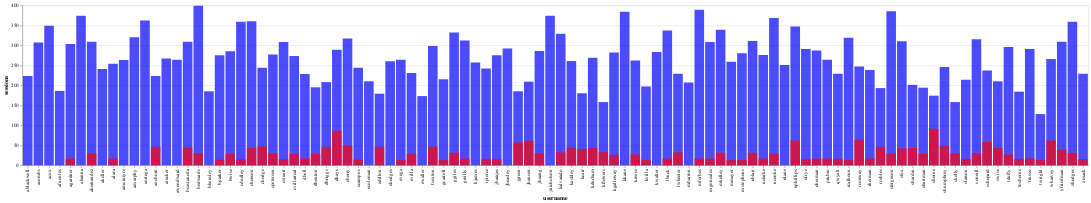

Notebook code for this chart:
### Code cell
# Base chart for 2023 data
chart_22 = (
    alt.Chart(user_stats22)
    .mark_bar(opacity=0.7)
    .encode(
        x="username:N",
        y=alt.Y("sessions:Q", stack=None),
        color=alt.value("blue"),  # Fixed color for 2023 data
        tooltip=["username", "sessions", "time_spent", "avg_time_spent", "count"],
    )
)

# Base chart for 2024 data
chart_23 = (
    alt.Chart(user_stats23)
    .mark_bar(opacity=0.7)
    .encode(
        x="username:N",
        y=alt.Y("sessions:Q", stack=None),
        color=alt.value("red"),  # Fixed color for 2024 data
        tooltip=["username", "sessions", "time_spent", "avg_time_spent", "count"],
    )
)

layered_chart = chart_22 + chart_23
layered_chart

### Figure 1 — Vega-Lite specification as saved in the notebook (floating-point values rounded to 4 significant figures)
{"config": {"view": {"continuousWidth": 400, "continuousHeight": 300}}, "layer": [{"data": {"name": "data-2622aab969b4405d5ecf0fb882268308"}, "mark": {"type": "bar", "opacity": 0.7}, "encoding": {"color": {"value": "blue"}, "tooltip": [{"field": "username", "type": "nominal"}, {"field": "sessions", "type": "quantitative"}, {"field": "time_spent", "type": "quantitative"}, {"field": "avg_time_spent", "type": "quantitative"}, {"field": "count", "type": "quantitative"}], "x": {"field": "username", "type": "nominal"}, "y": {"field": "sessions", "stack": null, "type": "quantitative"}}}, {"data": {"name": "data-0ddaa565dd45b694b92f7d73f796246a"}, "mark": {"type": "bar", "opacity": 0.7}, "encoding": {"color": {"value": "red"}, "tooltip": [{"field": "username", "type": "nominal"}, {"field": "sessions", "type": "quantitative"}, {"field": "time_spent", "type": "quantitative"}, {"field": "avg_time_spent", "type": "quantitative"}, {"field": "count", "type": "quantitative"}], "x": {"field": "username", "type": "nominal"}, "y": {"field": "sessions", "stack": null, "type": "quantitative"}}}], "$schema": "https://vega.github.io/schema/vega-lite/v4.17.0.json", "datasets": {"data-2622aab969b4405d5ecf0fb882268308": [{"username": "ablackwell", "sessions": 223, "time_spent": 286.0, "avg_time_spent": 1.417, "count": 16}, {"username": "acombs", "sessions": 307, "time_spent": 416.0, "avg_time_spent": 1.437, "count": 21}, {"username": "acox", "sessions": 349, "time_spent": 556.0, "avg_time_spent": 1.712, "count": 24}, {"username": "afuentes", "sessions": 186, "time_spent": 280.0, "avg_time_spent": 1.551, "count": 12}, {"username": "agardner", "sessions": 303, "time_spent": 558.0, "avg_time_spent": 2.491, "count": 23}, {"username": "ahanna", "sessions": 374, "time_spent": 643.0, "avg_time_spent": 2.261, "count": 27}, {"username": "ahernandez", "sessions": 309, "time_spent": 351.0, "avg_time_spent": 1.218, "count": 21}, {"username": "akeller", "sessions": 241, "time_spent": 406.0, "avg_time_spent": 1.708, "count": 16}, {"username": "alara", "sessions": 254, "time_spent": 360.0, "avg_time_spent": 1.437, "count": 17}, {"username": "amcintyre", "sessions": 263, "time_spent": 401.0, "avg_time_spent": 1.772, "count": 18}, {"username": "amurphy", "sessions": 320, "time_spent": 362.0, "avg_time_spent": 1.129, "count": 21}, {"username": "aortega", "sessions": 362, "time_spent": 593.0, "avg_time_spent": 1.877, "count": 24}, {"username": "aosborn", "sessions": 223, "time_spent": 255.0, "avg_time_spent": 1.324, "count": 16}, {"username": "atucker", "sessions": 267, "time_spent": 481.3, "avg_time_spent": 2.039, "count": 20}, {"username": "awoodward", "sessions": 264, "time_spent": 403.0, "avg_time_spent": 1.642, "count": 18}, {"username": "bcastaneda", "sessions": 309, "time_spent": 407.0, "avg_time_spent": 1.453, "count": 21}, {"username": "bedwards", "sessions": 399, "time_spent": 560.0, "avg_time_spent": 1.425, "count": 25}, {"username": "bhensley", "sessions": 185, "time_spent": 205.0, "avg_time_spent": 1.241, "count": 12}, {"username": "bparker", "sessions": 275, "time_spent": 403.3, "avg_time_spent": 1.493, "count": 20}, {"username": "bwise", "sessions": 285, "time_spent": 552.0, "avg_time_spent": 1.941, "count": 19}, {"username": "cdudley", "sessions": 359, "time_spent": 452.0, "avg_time_spent": 1.333, "count": 23}, {"username": "chenson", "sessions": 360, "time_spent": 449.0, "avg_time_spent": 1.281, "count": 24}, {"username": "chodge", "sessions": 244, "time_spent": 361.7, "avg_time_spent": 1.494, "count": 16}, {"username": "cpetersen", "sessions": 277, "time_spent": 440.0, "avg_time_spent": 1.597, "count": 18}, {"username": "cstuart", "sessions": 308, "time_spent": 505.0, "avg_time_spent": 1.647, "count": 20}, {"username": "cvillarreal", "sessions": 273, "time_spent": 424.7, "avg_time_spent": 1.556, "count": 19}, {"username": "dbell", "sessions": 228, "time_spent": 318.0, "avg_time_spent": 1.414, "count": 14}, {"username": "dbenton", "sessions": 195, "time_spent": 293.0, "avg_time_spent": 1.523, "count": 14}, {"username": "dbriggs", "sessions": 208, "time_spent": 354.0, "avg_time_spent": 1.81, "count": 15}, {"username": "dhays", "sessions": 289, "time_spent": 461.0, "avg_time_spent": 2.095, "count": 22}, {"username": "eberry", "sessions": 317, "time_spent": 467.0, "avg_time_spent": 1.542, "count": 22}, {"username": "ecampos", "sessions": 244, "time_spent": 487.3, "avg_time_spent": 2.672, "count": 20}, {"username": "ecoleman", "sessions": 210, "time_spent": 335.3, "avg_time_spent": 1.719, "count": 15}, {"username": "edillon", "sessions": 179, "time_spent": 284.0, "avg_time_spent": 2.208, "count": 15}, {"username": "ehodges", "sessions": 260, "time_spent": 338.0, "avg_time_spent": 1.321, "count": 16}, {"username": "evega", "sessions": 264, "time_spent": 476.0, "avg_time_spent": 2.098, "count": 19}, {"username": "evilla", "sessions": 231, "time_spent": 261.0, "avg_time_spent": 1.126, "count": 15}, {"username": "ewaller", "sessions": 173, "time_spent": 311.3, "avg_time_spent": 2.295, "count": 13}, {"username": "fsexton", "sessions": 298, "time_spent": 429.0, "avg_time_spent": 1.81, "count": 22}, {"username": "gcarroll", "sessions": 215, "time_spent": 390.0, "avg_time_spent": 2.032, "count": 16}, {"username": "ggiles", "sessions": 332, "time_spent": 576.3, "avg_time_spent": 2.014, "count": 24}, {"username": "greilly", "sessions": 312, "time_spent": 419.3, "avg_time_spent": 1.418, "count": 21}, {"username": "hjames", "sessions": 257, "time_spent": 366.0, "avg_time_spent": 1.403, "count": 18}, {"username": "ipierce", "sessions": 242, "time_spent": 469.0, "avg_time_spent": 2.758, "count": 20}, {"username": "jbarajas", "sessions": 275, "time_spent": 429.0, "avg_time_spent": 1.686, "count": 19}, {"username": "jbeasley", "sessions": 292, "time_spent": 440.0, "avg_time_spent": 1.559, "count": 20}, {"username": "jgreen", "sessions": 185, "time_spent": 294.7, "avg_time_spent": 1.727, "count": 13}, {"username": "jhansen", "sessions": 209, "time_spent": 276.0, "avg_time_spent": 1.459, "count": 14}, {"username": "jhuang", "sessions": 286, "time_spent": 404.0, "avg_time_spent": 1.543, "count": 20}, {"username": "jnicholson", "sessions": 374, "time_spent": 501.7, "avg_time_spent": 1.371, "count": 24}, {"username": "kalvarado", "sessions": 329, "time_spent": 481.3, "avg_time_spent": 1.555, "count": 22}, {"username": "kashley", "sessions": 261, "time_spent": 476.0, "avg_time_spent": 2.199, "count": 20}, {"username": "kcarr", "sessions": 180, "time_spent": 234.0, "avg_time_spent": 1.31, "count": 12}, {"username": "kdurham", "sessions": 269, "time_spent": 404.7, "avg_time_spent": 1.67, "count": 20}, {"username": "kflowers", "sessions": 158, "time_spent": 307.0, "avg_time_spent": 2.245, "count": 12}, {"username": "kgalloway", "sessions": 282, "time_spent": 404.0, "avg_time_spent": 1.816, "count": 21}, {"username": "kkane", "sessions": 384, "time_spent": 560.7, "avg_time_spent": 1.597, "count": 26}, {"username": "kreese", "sessions": 262, "time_spent": 448.0, "avg_time_spent": 1.718, "count": 17}, {"username": "kvilla", "sessions": 197, "time_spent": 296.0, "avg_time_spent": 2.179, "count": 15}, {"username": "kwalter", "sessions": 283, "time_spent": 393.0, "avg_time_spent": 1.387, "count": 19}, {"username": "lbuck", "sessions": 337, "time_spent": 591.7, "avg_time_spent": 1.856, "count": 25}, {"username": "lwheeler", "sessions": 229, "time_spent": 384.3, "avg_time_spent": 1.881, "count": 16}, {"username": "mbarron", "sessions": 207, "time_spent": 343.0, "avg_time_spent": 1.709, "count": 15}, {"username": "mforbes", "sessions": 389, "time_spent": 595.0, "avg_time_spent": 1.556, "count": 27}, {"username": "mgonzalez", "sessions": 308, "time_spent": 350.0, "avg_time_spent": 1.146, "count": 21}, {"username": "mkelley", "sessions": 339, "time_spent": 459.0, "avg_time_spent": 1.455, "count": 23}, {"username": "mmayer", "sessions": 259, "time_spent": 369.0, "avg_time_spent": 1.552, "count": 17}, {"username": "mstephens", "sessions": 280, "time_spent": 514.3, "avg_time_spent": 1.866, "count": 19}, {"username": "nblair", "sessions": 311, "time_spent": 448.0, "avg_time_spent": 1.449, "count": 21}, {"username": "nclarke", "sessions": 276, "time_spent": 416.7, "avg_time_spent": 1.749, "count": 19}, {"username": "ncooke", "sessions": 368, "time_spent": 529.7, "avg_time_spent": 1.46, "count": 24}, {"username": "nlane", "sessions": 251, "time_spent": 404.0, "avg_time_spent": 1.772, "count": 18}, {"username": "nphillips", "sessions": 347, "time_spent": 579.0, "avg_time_spent": 1.846, "count": 24}, {"username": "ofrye", "sessions": 291, "time_spent": 592.0, "avg_time_spent": 2.336, "count": 20}, {"username": "oherman", "sessions": 287, "time_spent": 499.0, "avg_time_spent": 1.749, "count": 19}, {"username": "prubio", "sessions": 264, "time_spent": 373.0, "avg_time_spent": 1.473, "count": 18}, {"username": "qwyatt", "sessions": 229, "time_spent": 298.0, "avg_time_spent": 1.359, "count": 16}, {"username": "rcalhoun", "sessions": 319, "time_spent": 471.3, "avg_time_spent": 1.555, "count": 20}, {"username": "rconway", "sessions": 247, "time_spent": 337.3, "avg_time_spent": 1.372, "count": 16}, {"username": "rherman", "sessions": 238, "time_spent": 344.0, "avg_time_spent": 1.519, "count": 17}, {"username": "rrobles", "sessions": 193, "time_spent": 326.0, "avg_time_spent": 1.813, "count": 14}, {"username": "sferguson", "sessions": 385, "time_spent": 523.0, "avg_time_spent": 1.399, "count": 25}, {"username": "sfox", "sessions": 310, "time_spent": 470.0, "avg_time_spent": 2.072, "count": 23}, {"username": "shardin", "sessions": 201, "time_spent": 389.0, "avg_time_spent": 2.402, "count": 14}, {"username": "shartman", "sessions": 194, "time_spent": 335.0, "avg_time_spent": 1.836, "count": 14}, {"username": "shorne", "sessions": 174, "time_spent": 213.0, "avg_time_spent": 1.574, "count": 12}, {"username": "shumphrey", "sessions": 246, "time_spent": 295.3, "avg_time_spent": 1.198, "count": 16}, {"username": "skelly", "sessions": 158, "time_spent": 210.0, "avg_time_spent": 1.33, "count": 11}, {"username": "slarson", "sessions": 214, "time_spent": 368.0, "avg_time_spent": 2.487, "count": 17}, {"username": "soneill", "sessions": 315, "time_spent": 512.0, "avg_time_spent": 1.886, "count": 22}, {"username": "sshepard", "sessions": 237, "time_spent": 369.0, "avg_time_spent": 1.588, "count": 16}, {"username": "swise", "sessions": 210, "time_spent": 313.0, "avg_time_spent": 1.635, "count": 14}, {"username": "tduffy", "sessions": 296, "time_spent": 388.0, "avg_time_spent": 1.353, "count": 20}, {"username": "tosborne", "sessions": 184, "time_spent": 277.3, "avg_time_spent": 1.539, "count": 12}, {"username": "trusso", "sessions": 291, "time_spent": 477.7, "avg_time_spent": 1.693, "count": 19}, {"username": "twright", "sessions": 128, "time_spent": 181.0, "avg_time_spent": 1.599, "count": 9}, {"username": "wharvey", "sessions": 266, "time_spent": 421.0, "avg_time_spent": 1.96, "count": 19}, {"username": "yfriedman", "sessions": 309, "time_spent": 477.0, "avg_time_spent": 1.655, "count": 22}, {"username": "zhodges", "sessions": 359, "time_spent": 490.0, "avg_time_spent": 1.535, "count": 24}, {"username": "zmack", "sessions": 229, "time_spent": 350.0, "avg_time_spent": 2.075, "count": 16}], "data-0ddaa565dd45b694b92f7d73f796246a": [{"username": "agardner", "sessions": 17, "time_spent": 27.0, "avg_time_spent": 1.588, "count": 23}, {"username": "ahernandez", "sessions": 30, "time_spent": 47.0, "avg_time_spent": 1.545, "count": 21}, {"username": "alara", "sessions": 17, "time_spent": 35.0, "avg_time_spent": 2.059, "count": 17}, {"username": "aosborn", "sessions": 46, "time_spent": 73.0, "avg_time_spent": 1.581, "count": 16}, {"username": "bcastaneda", "sessions": 44, "time_spent": 38.0, "avg_time_spent": 0.8619, "count": 21}, {"username": "bedwards", "sessions": 30, "time_spent": 33.0, "avg_time_spent": 1.143, "count": 25}, {"username": "bparker", "sessions": 14, "time_spent": 23.0, "avg_time_spent": 1.643, "count": 20}, {"username": "bwise", "sessions": 28, "time_spent": 60.0, "avg_time_spent": 2.149, "count": 19}, {"username": "cdudley", "sessions": 15, "time_spent": 20.0, "avg_time_spent": 1.333, "count": 23}, {"username": "chenson", "sessions": 43, "time_spent": 73.0, "avg_time_spent": 1.7, "count": 24}, {"username": "chodge", "sessions": 47, "time_spent": 90.0, "avg_time_spent": 1.932, "count": 16}, {"username": "cpetersen", "sessions": 30, "time_spent": 22.0, "avg_time_spent": 0.7104, "count": 18}, {"username": "cstuart", "sessions": 15, "time_spent": 26.0, "avg_time_spent": 1.733, "count": 20}, {"username": "cvillarreal", "sessions": 28, "time_spent": 36.0, "avg_time_spent": 1.354, "count": 19}, {"username": "dbell", "sessions": 17, "time_spent": 29.0, "avg_time_spent": 1.706, "count": 14}, {"username": "dbenton", "sessions": 28, "time_spent": 25.0, "avg_time_spent": 0.8929, "count": 14}, {"username": "dbriggs", "sessions": 45, "time_spent": 52.0, "avg_time_spent": 1.15, "count": 15}, {"username": "dhays", "sessions": 86, "time_spent": 107.0, "avg_time_spent": 1.232, "count": 22}, {"username": "eberry", "sessions": 49, "time_spent": 41.0, "avg_time_spent": 0.8272, "count": 22}, {"username": "ecampos", "sessions": 14, "time_spent": 29.0, "avg_time_spent": 2.071, "count": 20}, {"username": "edillon", "sessions": 46, "time_spent": 34.0, "avg_time_spent": 0.7538, "count": 15}, {"username": "evega", "sessions": 13, "time_spent": 33.0, "avg_time_spent": 2.538, "count": 19}, {"username": "evilla", "sessions": 29, "time_spent": 44.0, "avg_time_spent": 1.536, "count": 15}, {"username": "fsexton", "sessions": 46, "time_spent": 62.0, "avg_time_spent": 1.338, "count": 22}, {"username": "gcarroll", "sessions": 13, "time_spent": 26.0, "avg_time_spent": 2.0, "count": 16}, {"username": "ggiles", "sessions": 31, "time_spent": 43.0, "avg_time_spent": 1.4, "count": 24}, {"username": "greilly", "sessions": 17, "time_spent": 12.0, "avg_time_spent": 0.7059, "count": 21}, {"username": "ipierce", "sessions": 16, "time_spent": 8.0, "avg_time_spent": 0.5, "count": 20}, {"username": "jbarajas", "sessions": 15, "time_spent": 24.0, "avg_time_spent": 1.6, "count": 19}, {"username": "jgreen", "sessions": 57, "time_spent": 82.0, "avg_time_spent": 1.435, "count": 13}, {"username": "jhansen", "sessions": 61, "time_spent": 55.0, "avg_time_spent": 0.8802, "count": 14}, {"username": "jhuang", "sessions": 30, "time_spent": 21.0, "avg_time_spent": 0.683, "count": 20}, {"username": "kalvarado", "sessions": 32, "time_spent": 40.0, "avg_time_spent": 1.25, "count": 22}, {"username": "kashley", "sessions": 44, "time_spent": 57.0, "avg_time_spent": 1.313, "count": 20}, {"username": "kcarr", "sessions": 41, "time_spent": 74.0, "avg_time_spent": 1.815, "count": 12}, {"username": "kdurham", "sessions": 44, "time_spent": 74.0, "avg_time_spent": 1.671, "count": 20}, {"username": "kflowers", "sessions": 33, "time_spent": 35.0, "avg_time_spent": 1.075, "count": 12}, {"username": "kgalloway", "sessions": 26, "time_spent": 36.0, "avg_time_spent": 1.385, "count": 21}, {"username": "kreese", "sessions": 27, "time_spent": 51.0, "avg_time_spent": 1.907, "count": 17}, {"username": "kvilla", "sessions": 13, "time_spent": 3.0, "avg_time_spent": 0.2308, "count": 15}, {"username": "lbuck", "sessions": 17, "time_spent": 14.0, "avg_time_spent": 0.8235, "count": 25}, {"username": "lwheeler", "sessions": 32, "time_spent": 35.0, "avg_time_spent": 1.112, "count": 16}, {"username": "mforbes", "sessions": 17, "time_spent": 7.0, "avg_time_spent": 0.4118, "count": 27}, {"username": "mgonzalez", "sessions": 17, "time_spent": 0.0, "avg_time_spent": 0.0, "count": 21}, {"username": "mkelley", "sessions": 31, "time_spent": 28.0, "avg_time_spent": 0.9055, "count": 23}, {"username": "mmayer", "sessions": 13, "time_spent": 17.0, "avg_time_spent": 1.308, "count": 17}, {"username": "mstephens", "sessions": 13, "time_spent": 11.0, "avg_time_spent": 0.8462, "count": 19}, {"username": "nblair", "sessions": 31, "time_spent": 51.0, "avg_time_spent": 1.645, "count": 21}, {"username": "nclarke", "sessions": 17, "time_spent": 21.0, "avg_time_spent": 1.235, "count": 19}, {"username": "ncooke", "sessions": 29, "time_spent": 31.0, "avg_time_spent": 1.12, "count": 24}, {"username": "nphillips", "sessions": 62, "time_spent": 68.0, "avg_time_spent": 1.101, "count": 24}, {"username": "ofrye", "sessions": 15, "time_spent": 23.0, "avg_time_spent": 1.533, "count": 20}, {"username": "oherman", "sessions": 17, "time_spent": 6.0, "avg_time_spent": 0.3529, "count": 19}, {"username": "prubio", "sessions": 17, "time_spent": 28.0, "avg_time_spent": 1.647, "count": 18}, {"username": "qwyatt", "sessions": 16, "time_spent": 20.0, "avg_time_spent": 1.25, "count": 16}, {"username": "rcalhoun", "sessions": 13, "time_spent": 15.0, "avg_time_spent": 1.154, "count": 20}, {"username": "rconway", "sessions": 64, "time_spent": 104.0, "avg_time_spent": 1.646, "count": 16}, {"username": "rherman", "sessions": 17, "time_spent": 23.0, "avg_time_spent": 1.353, "count": 17}, {"username": "rrobles", "sessions": 45, "time_spent": 51.0, "avg_time_spent": 1.179, "count": 14}, {"username": "sferguson", "sessions": 29, "time_spent": 47.0, "avg_time_spent": 1.649, "count": 25}, {"username": "sfox", "sessions": 42, "time_spent": 50.0, "avg_time_spent": 1.228, "count": 23}, {"username": "shardin", "sessions": 43, "time_spent": 56.0, "avg_time_spent": 1.308, "count": 14}, {"username": "shartman", "sessions": 28, "time_spent": 30.0, "avg_time_spent": 1.149, "count": 14}, {"username": "shorne", "sessions": 91, "time_spent": 132.0, "avg_time_spent": 1.434, "count": 12}, {"username": "shumphrey", "sessions": 48, "time_spent": 39.0, "avg_time_spent": 0.7731, "count": 16}, {"username": "skelly", "sessions": 30, "time_spent": 32.0, "avg_time_spent": 1.149, "count": 11}, {"username": "slarson", "sessions": 16, "time_spent": 13.0, "avg_time_spent": 0.8125, "count": 17}, {"username": "soneill", "sessions": 30, "time_spent": 39.0, "avg_time_spent": 1.319, "count": 22}, {"username": "sshepard", "sessions": 58, "time_spent": 93.0, "avg_time_spent": 1.6, "count": 16}, {"username": "swise", "sessions": 44, "time_spent": 60.0, "avg_time_spent": 1.396, "count": 14}, {"username": "tduffy", "sessions": 27, "time_spent": 40.0, "avg_time_spent": 1.495, "count": 20}, {"username": "tosborne", "sessions": 16, "time_spent": 26.0, "avg_time_spent": 1.625, "count": 12}, {"username": "trusso", "sessions": 17, "time_spent": 34.0, "avg_time_spent": 2.0, "count": 19}, {"username": "twright", "sessions": 13, "time_spent": 9.0, "avg_time_spent": 0.6923, "count": 9}, {"username": "wharvey", "sessions": 62, "time_spent": 67.0, "avg_time_spent": 1.11, "count": 19}, {"username": "yfriedman", "sessions": 39, "time_spent": 51.0, "avg_time_spent": 1.308, "count": 22}, {"username": "zhodges", "sessions": 31, "time_spent": 48.0, "avg_time_spent": 1.527, "count": 24}, {"username": "zmack", "sessions": 15, "time_spent": 27.0, "avg_time_spent": 1.8, "count": 16}]}}
